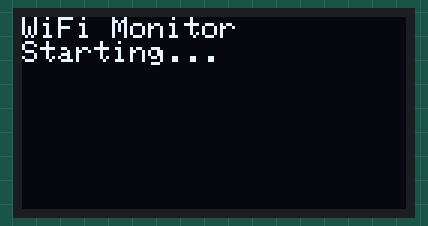
A sketch run on a simulated ESP32. Shown: 128×64 one-colour display. WiFi joins after 1.5 s; servers stay silent unless stated; a WiFi scan finds three made-up networks; uploads are accepted with an empty reply; what the sketch prints to the serial monitor is not drawn.

Above: at 0.1 s.
At 1.6 s:
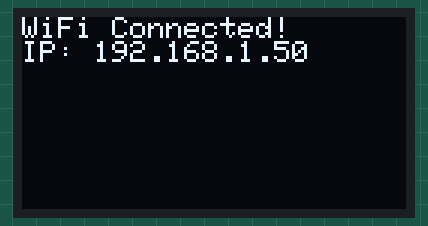
At 6.1 s:
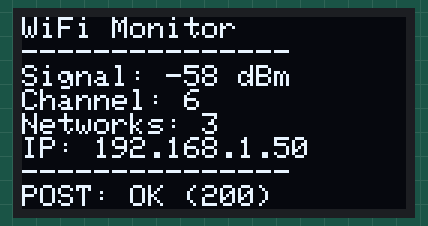

The sketch:

esp32-wifi-monitor.ino
```cpp
#include <WiFi.h>
#include <HTTPClient.h>
#include <WiFiClientSecure.h>
#include <Wire.h>
#include <Adafruit_GFX.h>
#include <Adafruit_SSD1306.h>

// WiFi credentials
const char* ssid = "[REDACTED]";
const char* password = "[REDACTED]";
const char* serverUrl = "[REDACTED]";
const char* DEVICE_ID = "esp32-wifi-monitor";

// Display setup
#define SCREEN_WIDTH 128
#define SCREEN_HEIGHT 64
#define OLED_RESET -1
#define SCREEN_ADDRESS 0x3C
Adafruit_SSD1306 display(SCREEN_WIDTH, SCREEN_HEIGHT, &Wire, OLED_RESET);

String getGroupId() {
  String gateway = WiFi.gatewayIP().toString();
  gateway.replace(".", "-");
  return "net-" + gateway;
}

void testConnection() {
  HTTPClient http;
  WiFiClientSecure client;

  client.setInsecure(); // Bypass SSL certificate verification

  Serial.println("\n--- Testing Connection ---");
  Serial.println("URL: " + String(serverUrl));

  http.begin(client, serverUrl);
  http.setTimeout(10000);
  http.addHeader("ngrok-skip-browser-warning", "true");

  int code = http.GET();
  Serial.println("Test GET response: " + String(code));
  if (code > 0) {
    Serial.println("Response: " + http.getString());
  } else {
    Serial.println("Test failed with error: " + String(code));
  }
  http.end();
}

void setup() {
  Serial.begin(115200);

  // Initialize I2C and display
  Wire.begin(21, 22);

  if(!display.begin(SSD1306_SWITCHCAPVCC, SCREEN_ADDRESS)) {
    Serial.println("Display init failed!");
  }

  display.clearDisplay();
  display.setTextSize(1);
  display.setTextColor(SSD1306_WHITE);
  display.setCursor(0, 0);
  display.println("WiFi Monitor");
  display.println("Starting...");
  display.display();

  // Connect to WiFi
  WiFi.begin(ssid, password);
  Serial.print("Connecting to WiFi");

  while (WiFi.status() != WL_CONNECTED) {
    delay(500);
    Serial.print(".");
  }

  Serial.println("\nConnected to WiFi!");
  Serial.print("ESP32 IP: ");
  Serial.println(WiFi.localIP());

  // Show connection success
  display.clearDisplay();
  display.setCursor(0, 0);
  display.println("WiFi Connected!");
  display.print("IP: ");
  display.println(WiFi.localIP());
  display.display();
  delay(2000);

  // Test the connection
  testConnection();
}

void loop() {
  if (WiFi.status() == WL_CONNECTED) {
    HTTPClient http;
    WiFiClientSecure client;

    client.setInsecure(); // Bypass SSL verification

    Serial.println("\n--- Attempting POST ---");

    http.begin(client, serverUrl);
    http.setTimeout(15000); // 15 second timeout
    http.addHeader("Content-Type", "application/json");
    http.addHeader("ngrok-skip-browser-warning", "true");
    http.addHeader("User-Agent", "ESP32-Monitor");

    // Scan for WiFi networks
    int networkCount = WiFi.scanNetworks();

    // Gather telemetry data
    int rssi = WiFi.RSSI();
    String localIP = WiFi.localIP().toString();
    String gateway = WiFi.gatewayIP().toString();
    long channel = WiFi.channel();
    int heapFree = ESP.getFreeHeap();

    // Create JSON payload
    String jsonPayload = "{";
    jsonPayload += "\"group_id\":\"" + getGroupId(); + "\",";
    jsonPayload += "\"device_id\":\"" + String(DEVICE_ID) + "\",";
    jsonPayload += "\"device_type\":\"wifi_monitor\",";
    jsonPayload += "\"rssi\":" + String(rssi) + ",";
    jsonPayload += "\"channel\":" + String(channel) + ",";
    jsonPayload += "\"local_ip\":\"" + localIP + "\",";
    jsonPayload += "\"gateway\":\"" + gateway + "\",";
    jsonPayload += "\"networks_found\":" + String(networkCount) + ",";
    jsonPayload += "\"heap_free\":" + String(heapFree);
    jsonPayload += "}";

    Serial.println("Payload: " + jsonPayload);
    Serial.println("Payload size: " + String(jsonPayload.length()) + " bytes");

    int httpResponseCode = http.POST(jsonPayload);

    Serial.println("HTTP Response Code: " + String(httpResponseCode));

    // Update display with telemetry
    display.clearDisplay();
    display.setCursor(0, 0);
    display.setTextSize(1);

    // Device ID
    display.println("WiFi Monitor");
    display.println("---------------");

    // WiFi signal strength
    display.print("Signal: ");
    display.print(rssi);
    display.println(" dBm");

    // Channel
    display.print("Channel: ");
    display.println(channel);

    // Networks found
    display.print("Networks: ");
    display.println(networkCount);

    // IP Address
    display.print("IP: ");
    display.println(localIP);

    // HTTP status
    display.println("---------------");
    if (httpResponseCode > 0) {
      display.print("POST: OK (");
      display.print(httpResponseCode);
      display.println(")");
      String response = http.getString();
      Serial.println("Response code: " + String(httpResponseCode));
      Serial.println("Response: " + response);
    } else {
      display.print("POST: FAIL (");
      display.print(httpResponseCode);
      display.println(")");
      Serial.println("Error code: " + String(httpResponseCode));

      // Print detailed error info
      if (httpResponseCode == -1) Serial.println("  Connection failed");
      else if (httpResponseCode == -3) Serial.println("  Connection lost");
      else if (httpResponseCode == -11) Serial.println("  Read timeout");
    }

    display.display();
    http.end();

  } else {
    Serial.println("WiFi disconnected!");

    // Show disconnection on display
    display.clearDisplay();
    display.setCursor(0, 0);
    display.setTextSize(2);
    display.println("WiFi");
    display.println("Lost");
    display.display();
  }

  delay(5000);  // Send every 5 seconds
}
```

Measured:
- what the display in image 1 shows lasts 4.4 s, from 1.6 s to 6.0 s
